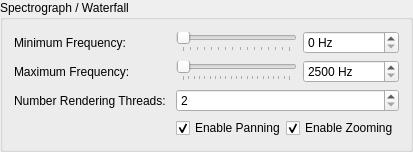
                      <widget class="QGroupBox" name="groupBox_spectro_settings">
                       <property name="title">
                        <string>Spectrograph / Waterfall</string>
                       </property>
                       <layout class="QFormLayout" name="formLayout_7">
                        <item row="2" column="0">
                         <widget class="QLabel" name="label_spectro_render_thread_settings">
                          <property name="text">
                           <string>Number Rendering Threads: </string>
                          </property>
                         </widget>
                        </item>
                        <item row="2" column="1">
                         <widget class="QSpinBox" name="spinBox_spectro_render_thread_settings">
                          <property name="minimumSize">
                           <size>
                            <width>96</width>
                            <height>0</height>
                           </size>
                          </property>
                          <property name="toolTip">
                           <string>Be careful! Setting this too high can cause system instability.</string>
                          </property>
                          <property name="minimum">
                           <number>2</number>
                          </property>
                          <property name="maximum">
                           <number>128</number>
                          </property>
                         </widget>
                        </item>
                        <item row="3" column="1">
                         <widget class="QFrame" name="frame_spectro_settings_checkbox">
                          <property name="sizePolicy">
                           <sizepolicy hsizetype="MinimumExpanding" vsizetype="Preferred">
                            <horstretch>0</horstretch>
                            <verstretch>0</verstretch>
                           </sizepolicy>
                          </property>
                          <property name="frameShape">
                           <enum>QFrame::NoFrame</enum>
                          </property>
                          <property name="frameShadow">
                           <enum>QFrame::Plain</enum>
                          </property>
                          <layout class="QHBoxLayout" name="horizontalLayout_6">
                           <property name="spacing">
                            <number>0</number>
                           </property>
                           <property name="leftMargin">
                            <number>0</number>
                           </property>
                           <property name="topMargin">
                            <number>0</number>
                           </property>
                           <property name="rightMargin">
                            <number>0</number>
                           </property>
                           <property name="bottomMargin">
                            <number>0</number>
                           </property>
                           <item>
                            <widget class="QFrame" name="frame_spectro_inner_enable_panning">
                             <property name="frameShape">
                              <enum>QFrame::NoFrame</enum>
                             </property>
                             <property name="frameShadow">
                              <enum>QFrame::Plain</enum>
                             </property>
                             <layout class="QVBoxLayout" name="verticalLayout_25">
                              <property name="leftMargin">
                               <number>0</number>
                              </property>
                              <property name="topMargin">
                               <number>0</number>
                              </property>
                              <property name="rightMargin">
                               <number>0</number>
                              </property>
                              <property name="bottomMargin">
                               <number>0</number>
                              </property>
                              <item>
                               <widget class="QCheckBox" name="checkBox_enable_panning">
                                <property name="text">
                                 <string>Enable Panning</string>
                                </property>
                                <property name="checked">
                                 <bool>true</bool>
                                </property>
                               </widget>
                              </item>
                             </layout>
                            </widget>
                           </item>
                           <item>
                            <widget class="QFrame" name="frame_spectro_inner_enable_zooming">
                             <property name="frameShape">
                              <enum>QFrame::NoFrame</enum>
                             </property>
                             <property name="frameShadow">
                              <enum>QFrame::Plain</enum>
                             </property>
                             <layout class="QVBoxLayout" name="verticalLayout_24">
                              <property name="leftMargin">
                               <number>0</number>
                              </property>
                              <property name="topMargin">
                               <number>0</number>
                              </property>
                              <property name="rightMargin">
                               <number>0</number>
                              </property>
                              <property name="bottomMargin">
                               <number>0</number>
                              </property>
                              <item>
                               <widget class="QCheckBox" name="checkBox_enable_zooming">
                                <property name="text">
                                 <string>Enable Zooming</string>
                                </property>
                                <property name="checked">
                                 <bool>true</bool>
                                </property>
                               </widget>
                              </item>
                             </layout>
                            </widget>
                           </item>
                          </layout>
                         </widget>
                        </item>
                        <item row="3" column="0">
                         <spacer name="horizontalSpacer_7">
                          <property name="orientation">
                           <enum>Qt::Horizontal</enum>
                          </property>
                          <property name="sizeHint" stdset="0">
                           <size>
                            <width>40</width>
                            <height>20</height>
                           </size>
                          </property>
                         </spacer>
                        </item>
                        <item row="0" column="0">
                         <widget class="QLabel" name="label_spectro_min_freq">
                          <property name="text">
                           <string>Minimum Frequency: </string>
                          </property>
                         </widget>
                        </item>
                        <item row="1" column="0">
                         <widget class="QLabel" name="label_spectro_max_freq">
                          <property name="text">
                           <string>Maximum Frequency: </string>
                          </property>
                         </widget>
                        </item>
                        <item row="0" column="1">
                         <widget class="QFrame" name="frame_spectro_min_freq">
                          <property name="frameShape">
                           <enum>QFrame::NoFrame</enum>
                          </property>
                          <property name="frameShadow">
                           <enum>QFrame::Plain</enum>
                          </property>
                          <layout class="QHBoxLayout" name="horizontalLayout_23">
                           <property name="leftMargin">
                            <number>0</number>
                           </property>
                           <property name="topMargin">
                            <number>0</number>
                           </property>
                           <property name="rightMargin">
                            <number>0</number>
                           </property>
                           <property name="bottomMargin">
                            <number>0</number>
                           </property>
                           <item>
                            <widget class="QSlider" name="horizontalSlider_spectro_min_freq">
                             <property name="maximum">
                              <number>1500</number>
                             </property>
                             <property name="singleStep">
                              <number>100</number>
                             </property>
                             <property name="pageStep">
                              <number>200</number>
                             </property>
                             <property name="orientation">
                              <enum>Qt::Horizontal</enum>
                             </property>
                             <property name="tickPosition">
                              <enum>QSlider::TicksBelow</enum>
                             </property>
                             <property name="tickInterval">
                              <number>100</number>
                             </property>
                            </widget>
                           </item>
                           <item>
                            <widget class="QSpinBox" name="spinBox_spectro_min_freq">
                             <property name="minimumSize">
                              <size>
                               <width>96</width>
                               <height>0</height>
                              </size>
                             </property>
                             <property name="suffix">
                              <string> Hz</string>
                             </property>
                             <property name="maximum">
                              <number>1500</number>
                             </property>
                             <property name="singleStep">
                              <number>100</number>
                             </property>
                            </widget>
                           </item>
                          </layout>
                         </widget>
                        </item>
                        <item row="1" column="1">
                         <widget class="QFrame" name="frame_spectro_max_freq">
                          <property name="frameShape">
                           <enum>QFrame::NoFrame</enum>
                          </property>
                          <property name="frameShadow">
                           <enum>QFrame::Plain</enum>
                          </property>
                          <layout class="QHBoxLayout" name="horizontalLayout_27">
                           <property name="leftMargin">
                            <number>0</number>
                           </property>
                           <property name="topMargin">
                            <number>0</number>
                           </property>
                           <property name="rightMargin">
                            <number>0</number>
                           </property>
                           <property name="bottomMargin">
                            <number>0</number>
                           </property>
                           <item>
                            <widget class="QSlider" name="horizontalSlider_spectro_max_freq">
                             <property name="minimum">
                              <number>2500</number>
                             </property>
                             <property name="maximum">
                              <number>12500</number>
                             </property>
                             <property name="singleStep">
                              <number>500</number>
                             </property>
                             <property name="pageStep">
                              <number>1000</number>
                             </property>
                             <property name="orientation">
                              <enum>Qt::Horizontal</enum>
                             </property>
                             <property name="tickPosition">
                              <enum>QSlider::TicksBelow</enum>
                             </property>
                             <property name="tickInterval">
                              <number>500</number>
                             </property>
                            </widget>
                           </item>
                           <item>
                            <widget class="QSpinBox" name="spinBox_spectro_max_freq">
                             <property name="minimumSize">
                              <size>
                               <width>96</width>
                               <height>0</height>
                              </size>
                             </property>
                             <property name="suffix">
                              <string> Hz</string>
                             </property>
                             <property name="minimum">
                              <number>2500</number>
                             </property>
                             <property name="maximum">
                              <number>12500</number>
                             </property>
                             <property name="singleStep">
                              <number>500</number>
                             </property>
                            </widget>
                           </item>
                          </layout>
                         </widget>
                        </item>
                       </layout>
                      </widget>
